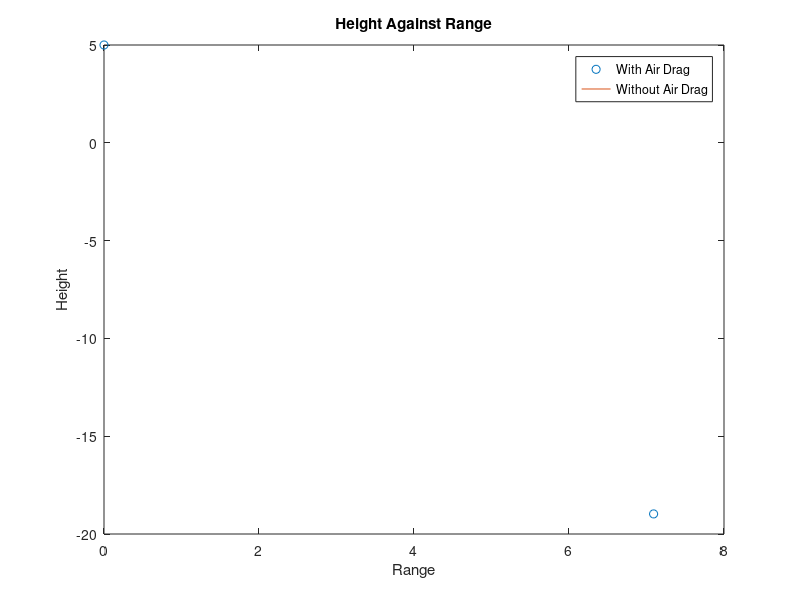

This chart was generated by the following MATLAB code:
% Height:
y1 = input('Initial height (m): ');

% |v| at Start:
Vo = input('Initial Speed (m/s): ');

% Angle of Vo:
a = input('Initial Angle (rad): ');

% Mass of Object:
m = input('Mass of Object (kg): ');

% Step Size:
h = input('H-Step Value (sec): ');

% K-Value:
K = input('Drag Coefficient: (K)');

% Gravitational Constant:
g = 9.8;

% Initial Velocity:
v1 = [Vo*cos(a), Vo*sin(a)];

% Initialize Variables:
r1 = [0, y1];
r = r1;  
v = v1;

% Perform The Euler's Calculations:
emergencybrake = 1000;
for counter = 1 : emergencybrake

  t = (counter - 1) * h;
  xValues(counter) = r(1);
  yValues(counter) = r(2);
  noDragX(counter) = r1(1) + v1(1) * t;
  noDragY(counter) = r1(2) + (v1(2) * t) - ((g/2) * t^2);
  
  % Acceleration Equations: 
  dVdt = ((-K/m) * (((v(1)^2) + (v(2)^2))^(1/2)) * v(1));
  dVdt(2) = (((-K/m) * (((v(1)^2) + (v(2)^2))^(1/2)) * v(2)) - g);
  
  % Euler's Step:
  r = r + h * v;        
  v = v + h * dVdt;     
  
  % Hits Ground:
  if( r(2) < 0 )  
    xValues(counter + 1) = r(1);
	yValues(counter + 1) = r(2);
    break;
  end 
end

% Plot:
plot(xValues,yValues,'o',noDragX,noDragY,'-');
legend('With Air Drag','Without Air Drag');
title('Height Against Range');
xlabel('Range');  
ylabel('Height');
